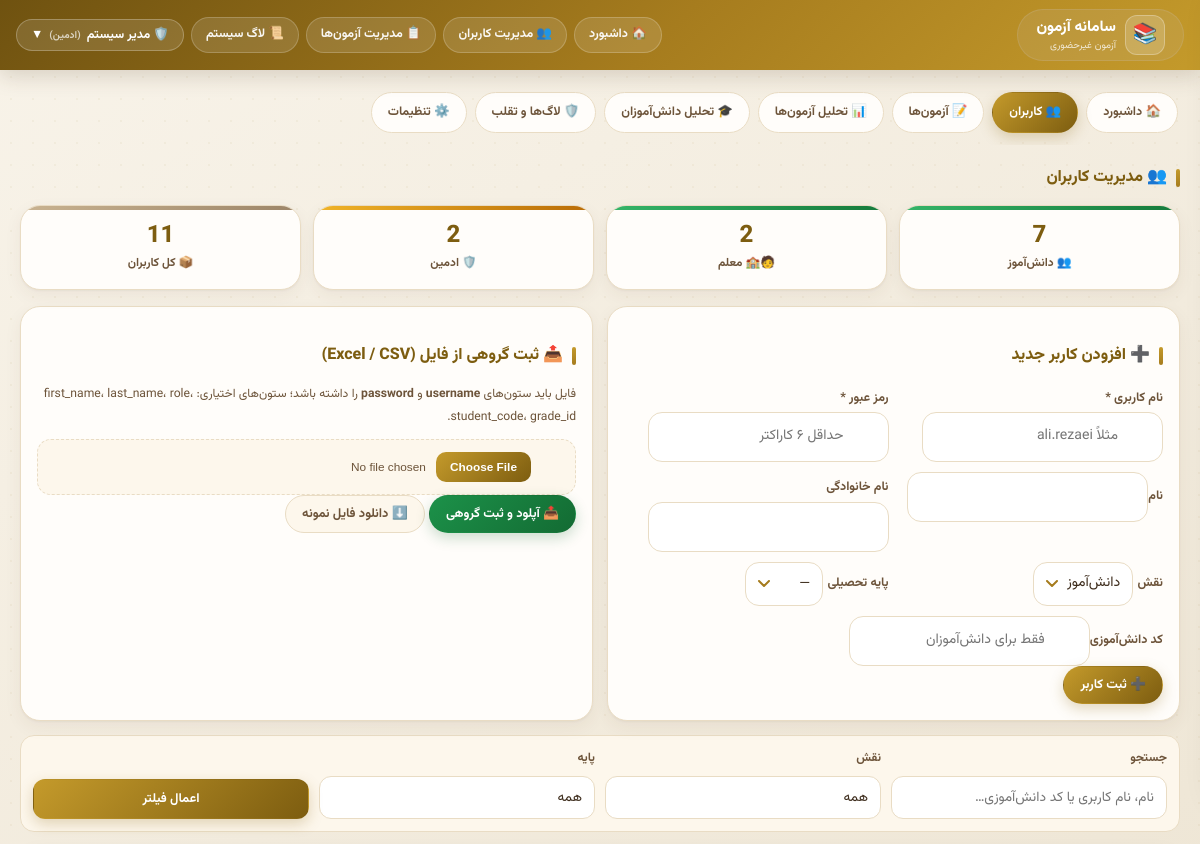
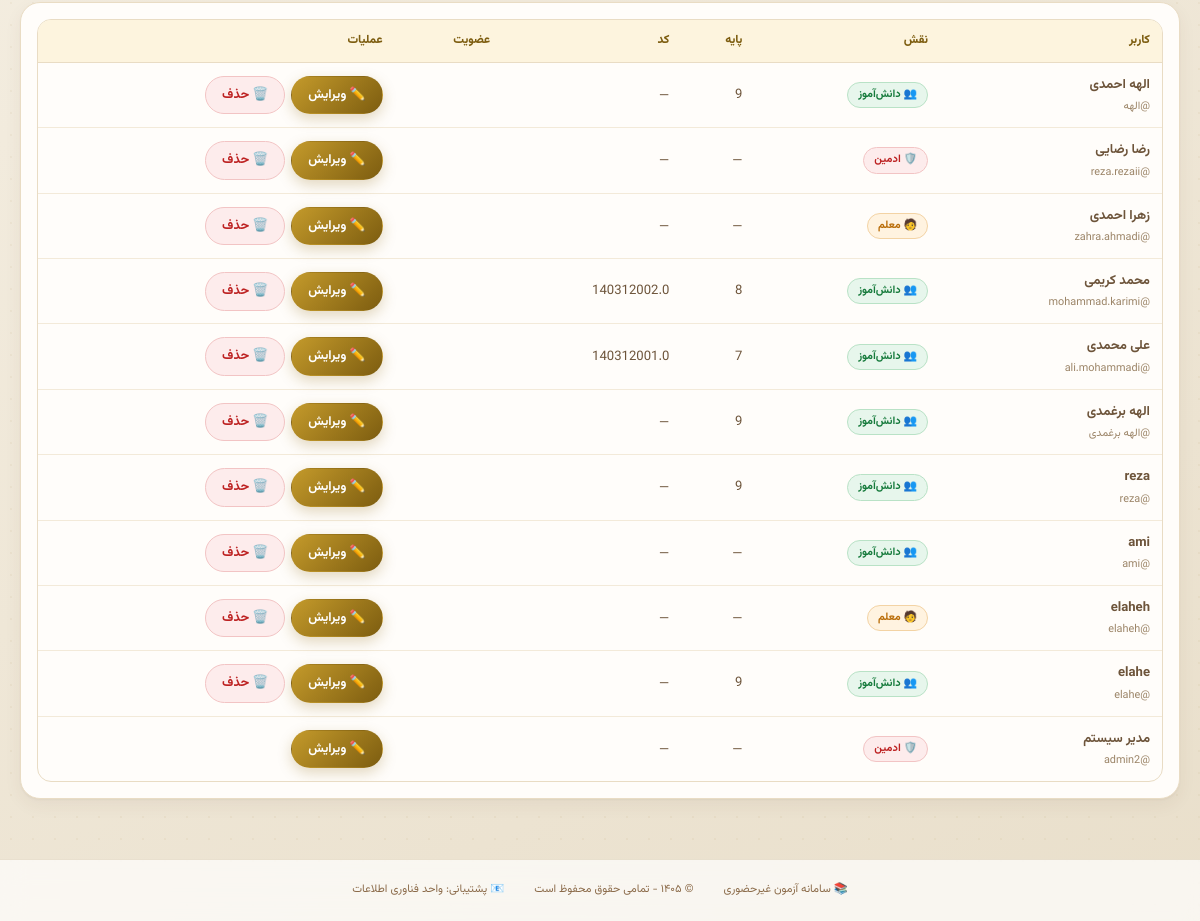
Page /admin-panel/users/ (signed in) on the committed database (2 pictures, top to bottom).
### accounts/models.py (models this page shows, shortened)
class User(AbstractUser):
    ROLE_CHOICES = [
        ('admin', 'ادمین'),
        ('teacher', 'معلم'),
        ('student', 'دانش‌آموز'),
    ]
    role = models.CharField(max_length=10, choices=ROLE_CHOICES, default='student')
    grade = models.ForeignKey(Grade, on_delete=models.SET_NULL, null=True, blank=True)
    student_code = models.CharField(max_length=10, unique=True, null=True, blank=True)
    phone = models.CharField(max_length=15, blank=True)

class Grade(models.Model):
    GRADE_CHOICES = [
        ('7', 'هفتم'),
        ('8', 'هشتم'),
        ('9', 'نهم'),
    ]
    name = models.CharField(max_length=20, choices=GRADE_CHOICES, unique=True)

### admin_panel/views.py (the view)
# urls.py: path('users/', views.manage_users, name='manage_users'),
@login_required
def manage_users(request):
    if request.user.role != 'admin':
        raise PermissionDenied('دسترسی غیرمجاز')
    users = User.objects.all().order_by('-date_joined')
    grades = Grade.objects.all()
    q = request.GET.get('q', '').strip()
    role_f = request.GET.get('role', '').strip()
    grade_f = request.GET.get('grade', '').strip()
    if q:
        users = users.filter(
            Q(first_name__icontains=q) | Q(last_name__icontains=q) |
            Q(username__icontains=q) | Q(student_code__icontains=q)
        )
    if role_f in ('student', 'teacher', 'admin'):
        users = users.filter(role=role_f)
    if grade_f.isdigit():
        users = users.filter(grade_id=int(grade_f))
    paginator = Paginator(users, 20)
    page_number = request.GET.get('page')
    page_obj = paginator.get_page(page_number)
    stats = {
        'total_students': User.objects.filter(role='student').count(),
        'total_teachers': User.objects.filter(role='teacher').count(),
        'total_admins': User.objects.filter(role='admin').count(),
        'total_all': User.objects.count(),
    }
    return render(request, 'admin_panel/manage_users.html', {
        'users': page_obj,
        'grades': grades,
        'stats': stats,
        'q': q,
        'role_f': role_f,
        'grade_f': grade_f,
    })

### exams/context_processors.py (called while the page is built)
def announcements(request):
    user = getattr(request, 'user', None)
    if user is None or not getattr(user, 'is_authenticated', False) or user.role != 'student':
        return {}
    qs = Announcement.objects.filter(Q(grade__isnull=True) | Q(grade_id=user.grade_id))
    return {'bell_announcements': list(qs[:8]), 'bell_count': qs.count()}

### student_panel/templatetags/jalali_tags.py (called while the page is built)
@register.filter
def to_jalali(date):
    if not date:
        return ''
    try:
        jalali_date = jdatetime.datetime.fromgregorian(datetime=date)
        return jalali_date.strftime('%Y/%m/%d %H:%M')
    except:
        return date.strftime('%Y/%m/%d %H:%M')

### templates/admin_panel/manage_users.html (shortened to what this page needs)
{% extends 'base.html' %}
{% load static %}
{% load jalali_tags %}
{% block content %}
{% include 'admin_panel/_admin_nav.html' %}
<div class="page-title">👥 مدیریت کاربران</div>
<div class="stats">
    <div class="stat-card students"><div class="stat-number">{{ stats.total_students }}</div><div class="stat-label">👥 دانش‌آموز</div></div>
    <div class="stat-card active"><div class="stat-number">{{ stats.total_teachers }}</div><div class="stat-label">🧑🏫 معلم</div></div>
    <div class="stat-card ongoing"><div class="stat-number">{{ stats.total_admins }}</div><div class="stat-label">🛡️ ادمین</div></div>
    <div class="stat-card inactive"><div class="stat-number">{{ stats.total_all }}</div><div class="stat-label">📦 کل کاربران</div></div>
</div>
<div class="admin-cols">
    <div class="card">
        <div class="section-title">➕ افزودن کاربر جدید</div>
        <form id="addUserForm">
            <div class="form-row">
                <div class="form-group"><label>نام کاربری *</label><input type="text" name="username" required placeholder="مثلاً ali.rezaei"></div>
                <div class="form-group"><label>رمز عبور *</label><input type="text" name="password" required placeholder="حداقل ۶ کاراکتر"></div>
            </div>
            <div class="form-row">
                <div class="form-group"><label>نام</label><input type="text" name="first_name"></div>
                <div class="form-group"><label>نام خانوادگی</label><input type="text" name="last_name"></div>
            </div>
            <div class="form-row">
                <div class="form-group">
                    <label>نقش</label>
                    <select name="role">
                        <option value="student">دانش‌آموز</option>
                    </select>
                </div>
                <div class="form-group">
                    <label>پایه تحصیلی</label>
                    <select name="grade">
                        <option value="">—</option>
                    </select>
                </div>
            </div>
            <div class="form-group"><label>کد دانش‌آموزی</label><input type="text" name="student_code" placeholder="فقط برای دانش‌آموزان"></div>
            <button type="submit" class="btn btn-primary">➕ ثبت کاربر</button>
        </form>
    </div>
    <div class="card">
        <div class="section-title">📤 ثبت گروهی از فایل (Excel / CSV)</div>
        <p style="font-size:.76rem; color:var(--ink2); line-height:1.9; margin-bottom:10px;">
            فایل باید ستون‌های <b>username</b> و <b>password</b> را داشته باشد؛ ستون‌های اختیاری:
            first_name، last_name، role، student_code، grade_id.
        </p>
        <form id="importForm">
            <div class="form-group"><input type="file" name="file" accept=".xlsx,.xls,.csv" required></div>
            <button type="submit" class="btn btn-success">📤 آپلود و ثبت گروهی</button>
            <a class="btn btn-template" href="{% url 'download_users_template' %}">⬇️ دانلود فایل نمونه</a>
        </form>
    </div>
</div>
<form class="filters" method="get" style="margin-top:14px;">
    <div class="filter-group">
        <label>جستجو</label>
        <input type="text" name="q" value="{{ q }}" placeholder="نام، نام کاربری یا کد دانش‌آموزی…">
    </div>
    <div class="filter-group">
        <label>نقش</label>
        <select name="role">
            <option value="">همه</option>
        </select>
    </div>
    <div class="filter-group">
        <label>پایه</label>
        <select name="grade">
            <option value="">همه</option>
        </select>
    </div>
    <button type="submit" class="btn btn-filter"> اعمال فیلتر</button>
</form>
<div class="card" style="margin-top:14px;">
    {% if users %}
    <table>
        <thead>
        <tr><th>کاربر</th><th>نقش</th><th>پایه</th><th>کد</th><th>عضویت</th><th>عملیات</th></tr>
        </thead>
        <tbody>
        {% for u in users %}
        <tr>
            <td>
                <b>{{ u.get_full_name|default:u.username }}</b>
                <div style="font-size:.68rem; color:var(--ink3);">@{{ u.username }}</div>
            </td>
            <td><span class="status-badge {% if u.role == 'admin' %}badge-danger{% elif u.role == 'teacher' %}status-ongoing{% else %}status-completed{% endif %}">{% if u.role == 'admin' %}🛡️ ادمین{% elif u.role == 'teacher' %}🧑‍ معلم{% else %}👥 دانش‌آموز{% endif %}</span></td>
            <td>{{ u.grade.name|default:'—' }}</td>
            <td>{{ u.student_code|default:'—' }}</td>
            <td style="font-size:.72rem;">{{ u.date_joined|to_jalali }}</td>
            <td>
                <div class="row-actions">
                    <button class="btn btn-edit js-edit" data-id="{{ u.id }}">✏️ ویرایش</button>
                    {% if u.id != request.user.id %}
                    <button class="btn btn-delete js-del" data-id="{{ u.id }}" data-name="{{ u.get_full_name|default:u.username }}">🗑️ حذف</button>
                    {% endif %}
                </div>
            </td>
        </tr>
        {% endfor %}
        </tbody>
    </table>
    {% else %}
    <div class="empty-state">🔍 کاربری با این فیلترها پیدا نشد.</div>
    {% endif %}
</div>
{% endblock %}

### templates/base.html (shortened to what this page needs)
<!DOCTYPE html>
<html dir="rtl" lang="fa">
<head>
    {% load static %}
    <link rel="stylesheet" href="{% static 'css/site.css' %}?v=1">
</head>
<body>
<div class="navbar">
    <div class="nav-container">
        <div class="logo">
            <span class="logo-icon">📚</span>
            <div>
                <div class="logo-text">سامانه آزمون</div>
                <div class="logo-sub">آزمون غیرحضوری</div>
            </div>
        </div>
        <div class="nav-links">
            {% if user.is_authenticated %}
                {% if user.role == 'admin' %}
                    <a href="{% url 'admin_dashboard' %}" class="nav-link">🏠 داشبورد</a>
                    <a href="{% url 'manage_users' %}" class="nav-link">👥 مدیریت کاربران</a>
                    <a href="{% url 'manage_exams' %}" class="nav-link">📋 مدیریت آزمون‌ها</a>
                    <a href="{% url 'system_logs' %}" class="nav-link">📜 لاگ سیستم</a>
                {% elif user.role == 'teacher' %}
                    <a href="{% url 'teacher_dashboard' %}" class="nav-link">🏠 داشبورد</a>
                    <a href="{% url 'create_exam' %}" class="nav-link">➕ آزمون جدید</a>
                    <a href="{% url 'question_bank' %}" class="nav-link">📚 بانک سوال</a>
                    <a href="{% url 'groups' %}" class="nav-link">👥 گروه‌ها</a>
                {% endif %}
                <div class="dropdown" id="userDropdown">
                    <button class="dropdown-btn" id="dropdownBtn">
                        {% if user.role == 'admin' %}🛡️
                        {% elif user.role == 'teacher' %}👨‍🏫
                        {% else %}👤{% endif %}
                        {{ user.get_full_name|default:user.username }}
                        <span style="font-size: 10px; opacity: 0.7;">
                            ({% if user.role == 'admin' %}ادمین{% elif user.role == 'teacher' %}معلم{% else %}دانش‌آموز{% endif %})
                        </span>
                        ▼
                    </button>
                </div>
            {% else %}
                <a href="{% url 'login' %}" class="nav-link">🔐 ورود</a>
            {% endif %}
        </div>
    </div>
</div>
<div class="main-content">
    {% block content %}{% endblock %}
</div>
<div class="footer">
    <div class="footer-content">
        <span>📚 سامانه آزمون غیرحضوری</span>
        <span>© ۱۴۰۵ - تمامی حقوق محفوظ است</span>
        <span>📧 پشتیبانی: واحد فناوری اطلاعات</span>
    </div>
</div>
</body>
</html>

### templates/base.html (style rules this page uses)
* { margin: 0; padding: 0; box-sizing: border-box; }
body { font-family: 'Vazirmatn', 'Segoe UI', Tahoma, system-ui, sans-serif; background: linear-gradient(145deg, #f8f6f2 0%, #f0ece4 100%); min-height: 100vh; display: flex; flex-direction: column; }
.navbar { position: sticky; top: 0; z-index: 1000; background: rgba(255, 255, 255, 0.75); backdrop-filter: blur(16px); -webkit-backdrop-filter: blur(16px); border-bottom: 1px solid rgba(200, 180, 140, 0.4); box-shadow: 0 4px 20px rgba(0, 0, 0, 0.05); }
.nav-container { max-width: 1400px; margin: 0 auto; display: flex; justify-content: space-between; align-items: center; padding: 10px 24px; gap: 15px; }
.logo { display: flex; align-items: center; gap: 10px; background: rgba(200, 180, 140, 0.2); padding: 5px 18px; border-radius: 50px; border: 1px solid rgba(200, 180, 140, 0.3); transition: all 0.3s; }
.logo-icon { font-size: 26px; }
.logo-text { font-size: 17px; font-weight: 700; color: #5a3e2b; }
.logo-sub { font-size: 9px; color: #8b6b4a; }
.nav-links { display: flex; gap: 10px; align-items: center; flex-wrap: wrap; }
.nav-link { color: #5a3e2b; text-decoration: none; padding: 8px 18px; border-radius: 40px; transition: all 0.25s; font-size: 0.8rem; font-weight: 600; background: rgba(200, 180, 140, 0.12); border: 1px solid rgba(200, 180, 140, 0.2); }
.dropdown { position: relative; }
.dropdown-btn { background: rgba(200, 180, 140, 0.15); border: 1px solid rgba(200, 180, 140, 0.25); color: #5a3e2b; padding: 8px 18px; border-radius: 40px; cursor: pointer; font-size: 0.8rem; font-weight: 600; display: flex; align-items: center; gap: 8px; transition: all 0.25s; }
.main-content { flex: 1; max-width: 1400px; margin: 20px auto; padding: 0 20px; width: 100%; }
.footer { background: rgba(255, 255, 255, 0.7); backdrop-filter: blur(12px); border-top: 1px solid rgba(200, 180, 140, 0.35); padding: 20px; text-align: center; color: #8b6b4a; font-size: 0.7rem; margin-top: 40px; }
.footer-content { max-width: 1400px; margin: 0 auto; display: flex; justify-content: center; gap: 30px; flex-wrap: wrap; }

### templates/admin_panel/manage_users.html (style rules this page uses)
.row-actions { display: flex; gap: 6px; }
input[type=file] { width: 100%; border: 1.5px dashed var(--line); border-radius: 14px; padding: 10px; background: var(--card2); font-size: .74rem; color: var(--ink2); }

### rows in the picture
User: get_full_name "مدیر سیستم", username "admin2", role "🛡️ ادمین", grade.name "—", student_code "—"
User: get_full_name "الهه احمدی", username "الهه", role "👥 دانش‌آموز", grade.name "9", student_code "—"
User: get_full_name "رضا رضایی", username "reza.rezaii", role "🛡️ ادمین", grade.name "—", student_code "—"
User: get_full_name "زهرا احمدی", username "zahra.ahmadi", role "🧑‍ معلم", grade.name "—", student_code "—"
User: get_full_name "محمد کریمی", username "mohammad.karimi", role "👥 دانش‌آموز", grade.name "8", student_code "140312002.0"
User: get_full_name "علی محمدی", username "ali.mohammadi", role "👥 دانش‌آموز", grade.name "7", student_code "140312001.0"
User: get_full_name "الهه برغمدی", username "الهه برغمدی", role "👥 دانش‌آموز", grade.name "9", student_code "—"
User: get_full_name "reza", username "reza", role "👥 دانش‌آموز", grade.name "9", student_code "—"
User: get_full_name "ami", username "ami", role "👥 دانش‌آموز", grade.name "—", student_code "—"
User: get_full_name "elaheh", username "elaheh", role "🧑‍ معلم", grade.name "—", student_code "—"
User: get_full_name "elahe", username "elahe", role "👥 دانش‌آموز", grade.name "9", student_code "—"

### other values in the picture
{{ stats.total_students }} "7"
{{ stats.total_teachers }} "2"
{{ stats.total_admins }} "2"
{{ stats.total_all }} "11"
